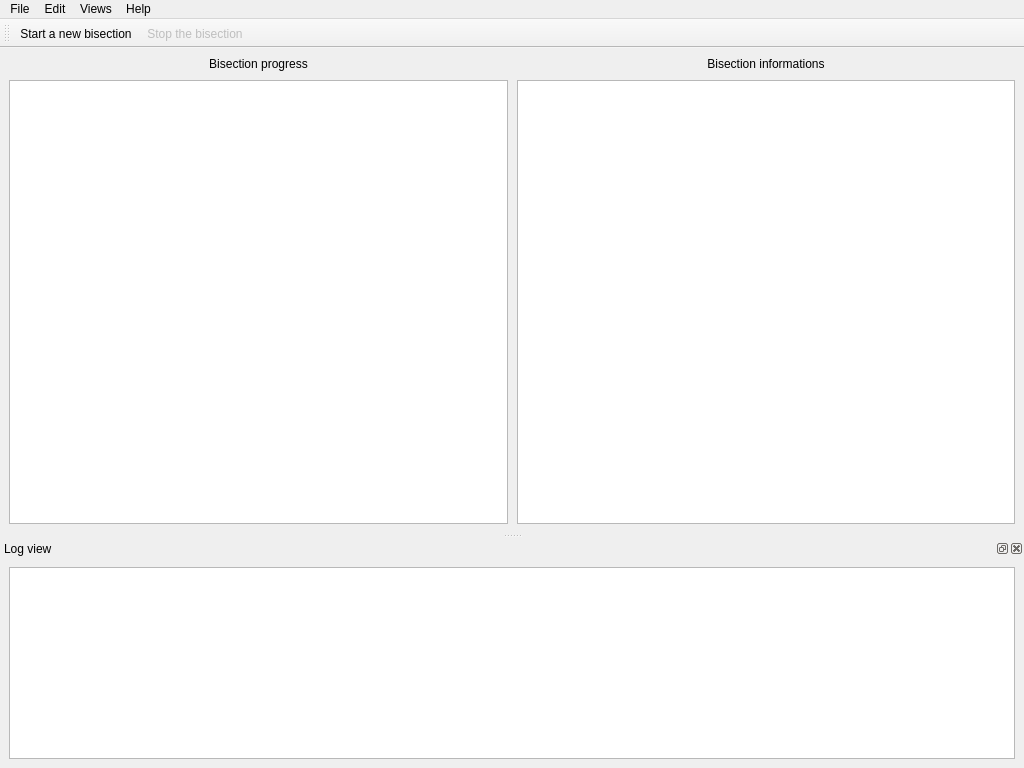
<?xml version="1.0" encoding="UTF-8"?>
<ui version="4.0">
 <class>MainWindow</class>
 <widget class="QMainWindow" name="MainWindow">
  <property name="geometry">
   <rect>
    <x>0</x>
    <y>0</y>
    <width>1024</width>
    <height>768</height>
   </rect>
  </property>
  <property name="contextMenuPolicy">
   <enum>Qt::NoContextMenu</enum>
  </property>
  <property name="windowTitle">
   <string>Mozregression-gui</string>
  </property>
  <property name="windowIcon">
   <iconset resource="../../resources.qrc">
    <normaloff>:/app_icon.png</normaloff>:/app_icon.png</iconset>
  </property>
  <widget class="QWidget" name="centralwidget">
   <layout class="QVBoxLayout" name="verticalLayout">
    <property name="spacing">
     <number>6</number>
    </property>
    <property name="margin">
     <number>9</number>
    </property>
    <item>
     <layout class="QGridLayout" name="gridLayout">
      <property name="spacing">
       <number>9</number>
      </property>
      <item row="1" column="1">
       <widget class="BuildInfoTextBrowser" name="build_info_browser">
        <property name="lineWrapMode">
         <enum>QTextEdit::NoWrap</enum>
        </property>
        <property name="openExternalLinks">
         <bool>false</bool>
        </property>
        <property name="openLinks">
         <bool>false</bool>
        </property>
       </widget>
      </item>
      <item row="1" column="0">
       <widget class="ReportView" name="report_view">
        <attribute name="horizontalHeaderVisible">
         <bool>false</bool>
        </attribute>
        <attribute name="horizontalHeaderStretchLastSection">
         <bool>true</bool>
        </attribute>
        <attribute name="verticalHeaderVisible">
         <bool>false</bool>
        </attribute>
       </widget>
      </item>
      <item row="0" column="0">
       <widget class="QLabel" name="label">
        <property name="text">
         <string>Bisection progress</string>
        </property>
        <property name="alignment">
         <set>Qt::AlignCenter</set>
        </property>
       </widget>
      </item>
      <item row="0" column="1">
       <widget class="QLabel" name="label_2">
        <property name="text">
         <string>Bisection informations</string>
        </property>
        <property name="alignment">
         <set>Qt::AlignCenter</set>
        </property>
       </widget>
      </item>
     </layout>
    </item>
   </layout>
  </widget>
  <widget class="QMenuBar" name="menubar">
   <property name="geometry">
    <rect>
     <x>0</x>
     <y>0</y>
     <width>1024</width>
     <height>27</height>
    </rect>
   </property>
   <widget class="QMenu" name="menuFile">
    <property name="title">
     <string>File</string>
    </property>
    <addaction name="actionStart_a_new_bisection"/>
    <addaction name="actionStop_the_bisection"/>
    <addaction name="separator"/>
    <addaction name="actionQuit"/>
   </widget>
   <widget class="QMenu" name="menuHelp">
    <property name="title">
     <string>Help</string>
    </property>
    <addaction name="actionAbout"/>
   </widget>
   <widget class="QMenu" name="menuEdit">
    <property name="title">
     <string>Edit</string>
    </property>
    <addaction name="actionGlobal_preferences"/>
   </widget>
   <widget class="QMenu" name="menuViews">
    <property name="title">
     <string>Views</string>
    </property>
    <addaction name="actionToolBar"/>
    <addaction name="actionLogView"/>
   </widget>
   <addaction name="menuFile"/>
   <addaction name="menuEdit"/>
   <addaction name="menuViews"/>
   <addaction name="menuHelp"/>
  </widget>
  <widget class="QToolBar" name="toolBar">
   <property name="contextMenuPolicy">
    <enum>Qt::NoContextMenu</enum>
   </property>
   <property name="windowTitle">
    <string>toolBar</string>
   </property>
   <attribute name="toolBarArea">
    <enum>TopToolBarArea</enum>
   </attribute>
   <attribute name="toolBarBreak">
    <bool>false</bool>
   </attribute>
   <addaction name="actionStart_a_new_bisection"/>
   <addaction name="actionStop_the_bisection"/>
  </widget>
  <widget class="QDockWidget" name="logDockWidget">
   <property name="windowTitle">
    <string>Log view</string>
   </property>
   <attribute name="dockWidgetArea">
    <number>8</number>
   </attribute>
   <widget class="QWidget" name="LogWidget">
    <layout class="QVBoxLayout" name="verticalLayout_3">
     <item>
      <widget class="LogView" name="log_view">
       <property name="readOnly">
        <bool>true</bool>
       </property>
      </widget>
     </item>
    </layout>
   </widget>
  </widget>
  <action name="actionStart_a_new_bisection">
   <property name="checkable">
    <bool>false</bool>
   </property>
   <property name="checked">
    <bool>false</bool>
   </property>
   <property name="icon">
    <iconset resource="../../resources.qrc">
     <normaloff>:/app_icon.png</normaloff>:/app_icon.png</iconset>
   </property>
   <property name="text">
    <string>Start a new bisection</string>
   </property>
   <property name="iconVisibleInMenu">
    <bool>true</bool>
   </property>
  </action>
  <action name="actionQuit">
   <property name="text">
    <string>Quit</string>
   </property>
  </action>
  <action name="actionAbout">
   <property name="text">
    <string>About</string>
   </property>
  </action>
  <action name="actionStop_the_bisection">
   <property name="enabled">
    <bool>false</bool>
   </property>
   <property name="icon">
    <iconset resource="../../resources.qrc">
     <normaloff>:/stop.png</normaloff>:/stop.png</iconset>
   </property>
   <property name="text">
    <string>Stop the bisection</string>
   </property>
   <property name="iconVisibleInMenu">
    <bool>true</bool>
   </property>
  </action>
  <action name="actionGlobal_preferences">
   <property name="text">
    <string>Global preferences</string>
   </property>
  </action>
  <action name="actionToolBar">
   <property name="checkable">
    <bool>true</bool>
   </property>
   <property name="checked">
    <bool>true</bool>
   </property>
   <property name="text">
    <string>Toolbar</string>
   </property>
  </action>
  <action name="actionLogView">
   <property name="checkable">
    <bool>true</bool>
   </property>
   <property name="checked">
    <bool>true</bool>
   </property>
   <property name="text">
    <string>Log view</string>
   </property>
  </action>
 </widget>
 <customwidgets>
  <customwidget>
   <class>ReportView</class>
   <extends>QTableView</extends>
   <header>mozregui.report</header>
  </customwidget>
  <customwidget>
   <class>BuildInfoTextBrowser</class>
   <extends>QTextBrowser</extends>
   <header>mozregui.report</header>
  </customwidget>
  <customwidget>
   <class>LogView</class>
   <extends>QPlainTextEdit</extends>
   <header>mozregui.log_report</header>
  </customwidget>
 </customwidgets>
 <resources>
  <include location="../../resources.qrc"/>
 </resources>
 <connections>
  <connection>
   <sender>actionQuit</sender>
   <signal>triggered()</signal>
   <receiver>MainWindow</receiver>
   <slot>close()</slot>
   <hints>
    <hint type="sourcelabel">
     <x>-1</x>
     <y>-1</y>
    </hint>
    <hint type="destinationlabel">
     <x>399</x>
     <y>299</y>
    </hint>
   </hints>
  </connection>
  <connection>
   <sender>actionStart_a_new_bisection</sender>
   <signal>triggered()</signal>
   <receiver>MainWindow</receiver>
   <slot>start_bisection_wizard()</slot>
   <hints>
    <hint type="sourcelabel">
     <x>-1</x>
     <y>-1</y>
    </hint>
    <hint type="destinationlabel">
     <x>399</x>
     <y>299</y>
    </hint>
   </hints>
  </connection>
  <connection>
   <sender>actionAbout</sender>
   <signal>triggered()</signal>
   <receiver>MainWindow</receiver>
   <slot>show_about()</slot>
   <hints>
    <hint type="sourcelabel">
     <x>-1</x>
     <y>-1</y>
    </hint>
    <hint type="destinationlabel">
     <x>511</x>
     <y>383</y>
    </hint>
   </hints>
  </connection>
  <connection>
   <sender>actionStop_the_bisection</sender>
   <signal>triggered()</signal>
   <receiver>MainWindow</receiver>
   <slot>stop_bisection()</slot>
   <hints>
    <hint type="sourcelabel">
     <x>-1</x>
     <y>-1</y>
    </hint>
    <hint type="destinationlabel">
     <x>511</x>
     <y>383</y>
    </hint>
   </hints>
  </connection>
  <connection>
   <sender>actionGlobal_preferences</sender>
   <signal>triggered()</signal>
   <receiver>MainWindow</receiver>
   <slot>edit_global_prefs()</slot>
   <hints>
    <hint type="sourcelabel">
     <x>-1</x>
     <y>-1</y>
    </hint>
    <hint type="destinationlabel">
     <x>511</x>
     <y>383</y>
    </hint>
   </hints>
  </connection>
  <connection>
   <sender>actionToolBar</sender>
   <signal>toggled(bool)</signal>
   <receiver>toolBar</receiver>
   <slot>setVisible(bool)</slot>
   <hints>
    <hint type="sourcelabel">
     <x>-1</x>
     <y>-1</y>
    </hint>
    <hint type="destinationlabel">
     <x>511</x>
     <y>46</y>
    </hint>
   </hints>
  </connection>
  <connection>
   <sender>actionLogView</sender>
   <signal>toggled(bool)</signal>
   <receiver>logDockWidget</receiver>
   <slot>setVisible(bool)</slot>
   <hints>
    <hint type="sourcelabel">
     <x>-1</x>
     <y>-1</y>
    </hint>
    <hint type="destinationlabel">
     <x>511</x>
     <y>650</y>
    </hint>
   </hints>
  </connection>
  <connection>
   <sender>toolBar</sender>
   <signal>visibilityChanged(bool)</signal>
   <receiver>actionToolBar</receiver>
   <slot>setChecked(bool)</slot>
   <hints>
    <hint type="sourcelabel">
     <x>511</x>
     <y>46</y>
    </hint>
    <hint type="destinationlabel">
     <x>-1</x>
     <y>-1</y>
    </hint>
   </hints>
  </connection>
  <connection>
   <sender>logDockWidget</sender>
   <signal>visibilityChanged(bool)</signal>
   <receiver>actionLogView</receiver>
   <slot>setChecked(bool)</slot>
   <hints>
    <hint type="sourcelabel">
     <x>511</x>
     <y>650</y>
    </hint>
    <hint type="destinationlabel">
     <x>-1</x>
     <y>-1</y>
    </hint>
   </hints>
  </connection>
 </connections>
 <slots>
  <slot>start_bisection_wizard()</slot>
  <slot>show_about()</slot>
  <slot>stop_bisection()</slot>
  <slot>edit_global_prefs()</slot>
 </slots>
</ui>
